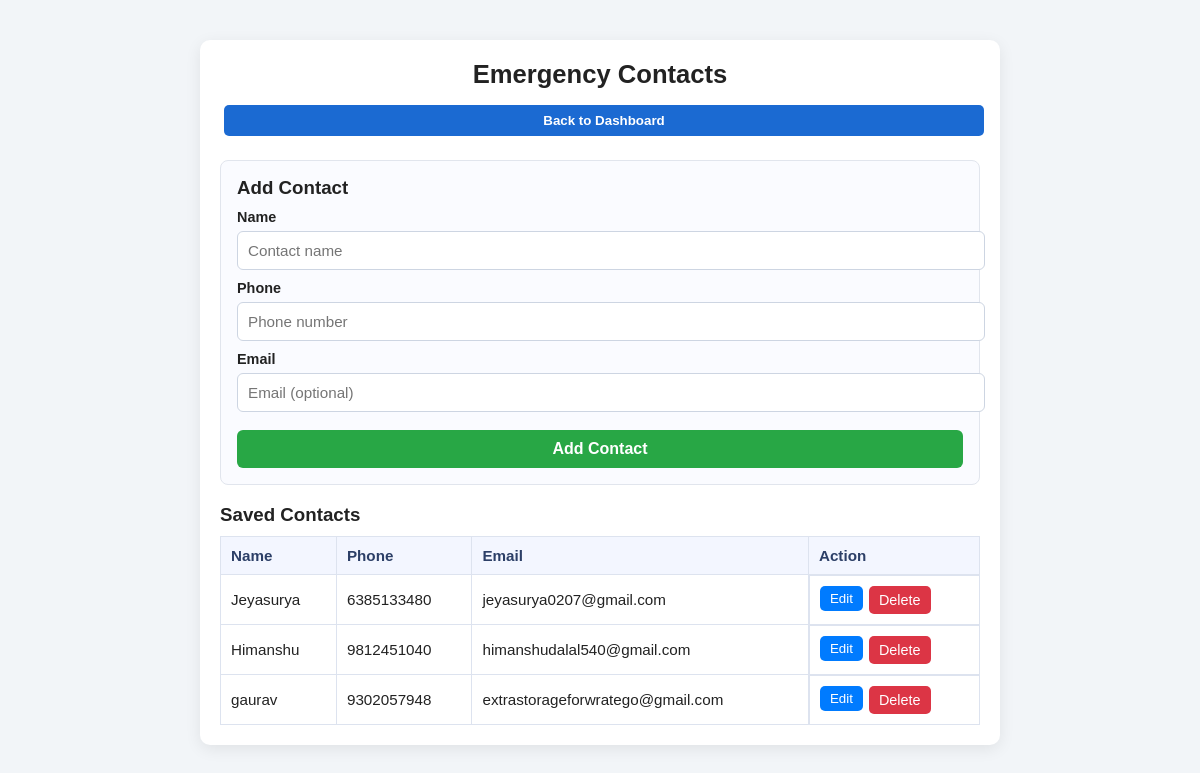
Before: /contacts (signed in) with the older database file.
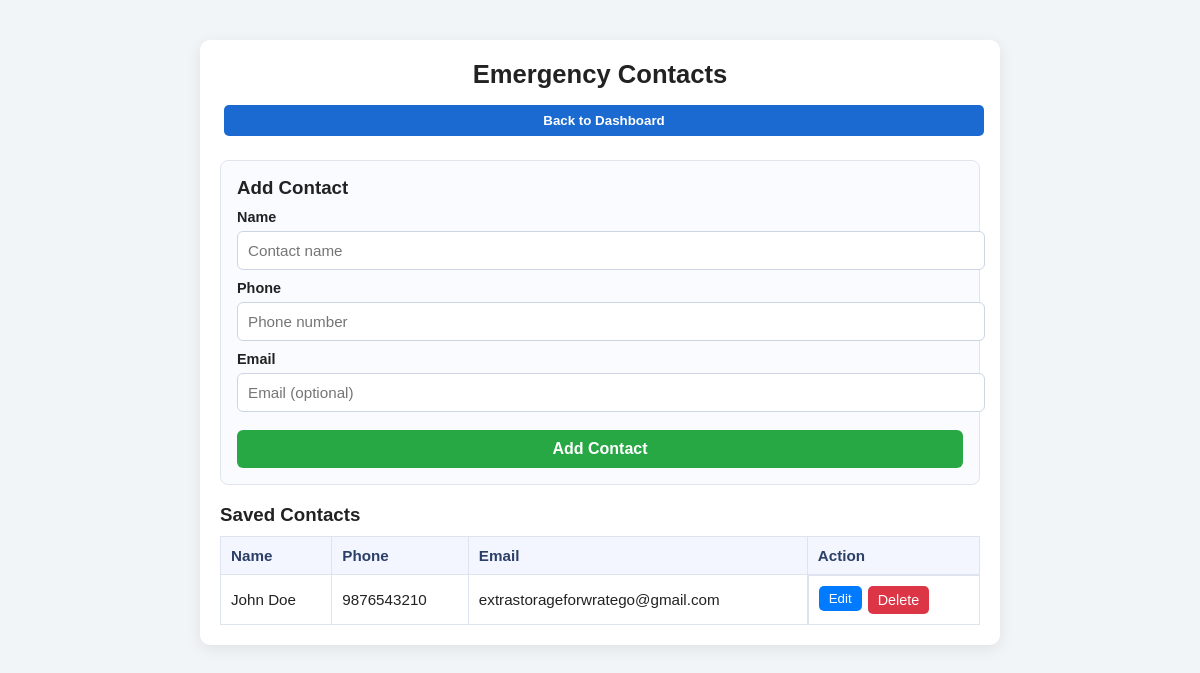
After: the same page with the newer database file.
### tables this page shows
CREATE TABLE emergency_contacts (
            id INTEGER PRIMARY KEY AUTOINCREMENT,
            user_id INTEGER,
            name TEXT NOT NULL,
            phone TEXT NOT NULL,
            email TEXT,
            FOREIGN KEY(user_id) REFERENCES users(id)
        );

### app.py (the view)
@app.route("/contacts")
def contacts():
    if "user_id" not in session:
        return redirect("/")
    user_id = session["user_id"]
    contacts = get_emergency_contacts(user_id)
    return render_template("contacts.html", contacts=contacts)

### app.py (called while the page is built)
def get_db():
    conn = sqlite3.connect("users.db")
    conn.row_factory = sqlite3.Row
    return conn

def get_emergency_contacts(user_id):
    conn = get_db()
    cursor = conn.cursor()
    cursor.execute(
        "SELECT * FROM emergency_contacts WHERE user_id=? ORDER BY id DESC",
        (user_id,)
    )
    contacts = cursor.fetchall()
    conn.close()
    return contacts

### templates/contacts.html (shortened to what this page needs)
<!doctype html>
<html lang="en">
  <head>
    <link
      rel="stylesheet"
      href="{{ url_for('static', filename='style.css') }}"
    />
  </head>
  <body>
    <div class="page-wrap">
      <div class="card">
        <h2>Emergency Contacts</h2>
        <div class="nav-row">
          <a href="/dashboard"
            ><button type="button">Back to Dashboard</button></a
          >
        </div>
        <div class="form-box">
          <h3 style="margin: 0 0 10px">Add Contact</h3>
          <form method="POST" action="/add_contact">
            <label for="name">Name</label>
            <input
              id="name"
              name="name"
              type="text"
              placeholder="Contact name"
              required
            />
            <label for="phone">Phone</label>
            <input
              id="phone"
              name="phone"
              type="text"
              placeholder="Phone number"
              required
            />
            <label for="email">Email</label>
            <input
              id="email"
              name="email"
              type="email"
              placeholder="Email (optional)"
            />
            <button type="submit">Add Contact</button>
          </form>
        </div>
        <div class="table-box">
          <h3 style="margin-bottom: 8px">Saved Contacts</h3>
          {% if contacts %}
          <table>
            <thead>
              <tr>
                <th>Name</th>
                <th>Phone</th>
                <th>Email</th>
                <th>Action</th>
              </tr>
            </thead>
            <tbody>
              {% for contact in contacts %}
              <tr>
                <td>{{ contact['name'] }}</td>
                <td>{{ contact['phone'] }}</td>
                <td>{{ contact['email'] or '-' }}</td>
                <td style="display: flex; gap: 6px">
                  <a href="/edit_contact/{{ contact['id'] }}"
                    ><button
                      type="button"
                      style="
                        background: #007bff;
                        color: #fff;
                        border: none;
                        border-radius: 5px;
                        padding: 5px 10px;
                        cursor: pointer;
                      "
                    >
                      Edit
                    </button></a
                  >
                  <form
                    method="POST"
                    action="/delete_contact"
                    style="margin: 0"
                  >
                    <button class="delete-btn" type="submit">Delete</button>
                  </form>
                </td>
              </tr>
              {% endfor %}
            </tbody>
          </table>
          {% else %}
          <p class="empty-state">No emergency contacts saved yet.</p>
          {% endif %}
        </div>
      </div>
    </div>
  </body>
</html>

### static/style.css (style rules this page uses)
body { font-family: Arial, sans-serif; background: #f4f6f8; margin: 0; padding: 0; }
input { width: 100%; padding: 10px; margin-bottom: 12px; border: 1px solid #ccc; border-radius: 5px; }
button { width: 100%; padding: 10px; background: #007bff; color: white; border: none; border-radius: 5px; cursor: pointer; }
a { color: #007bff; text-decoration: none; }

### templates/contacts.html (style rules this page uses)
body { margin: 0; font-family: Arial, sans-serif; background: #f2f5f8; color: #222; }
.page-wrap { display: flex; justify-content: center; padding: 20px; }
.card { width: min(100%, 760px); background: #fff; border-radius: 10px; box-shadow: 0 4px 16px rgba(0, 0, 0, 0.08); padding: 20px; margin: 20px 0; }
h2 { margin: 0 0 12px; font-size: 1.6rem; text-align: center; }
.nav-row { text-align: center; margin-bottom: 20px; }
.nav-row a button { margin: 4px; border: none; background: #1b6ad2; color: white; padding: 8px 14px; border-radius: 5px; font-weight: 600; cursor: pointer; }
.form-box { background: #fafbff; border: 1px solid #e1e5ed; border-radius: 8px; padding: 16px; margin-bottom: 18px; }
.form-box label { display: block; margin-top: 8px; font-weight: 600; font-size: 0.9rem; }
.form-box input { width: 100%; display: block; margin-top: 6px; margin-bottom: 10px; padding: 10px; border: 1px solid #cdd5e2; border-radius: 6px; font-size: 0.95rem; }
.form-box button { margin-top: 8px; width: 100%; background: #28a745; border: none; border-radius: 6px; padding: 10px; font-size: 1rem; color: white; cursor: pointer; font-weight: 700; }
.table-box { margin-top: 10px; }
table { width: 100%; border-collapse: collapse; margin-top: 10px; }
th, td { border: 1px solid #dde3ef; text-align: left; padding: 10px; font-size: 0.95rem; }
th { background: #f3f6ff; color: #2c3f67; }
.delete-btn { background: #dc3545; color: #fff; border: none; border-radius: 5px; padding: 6px 10px; cursor: pointer; font-size: 0.9rem; }

Changed rows visible on the page:
removed emergency_contacts: name "Jeyasurya", phone "6385133480", email "jeyasurya0207@gmail.com"
removed emergency_contacts: name "Himanshu", phone "9812451040", email "himanshudalal540@gmail.com"
removed emergency_contacts: name "gaurav", phone "9302057948", email "extrastorageforwratego@gmail.com"
added emergency_contacts: name "John Doe", phone "9876543210", email "extrastorageforwratego@gmail.com"
